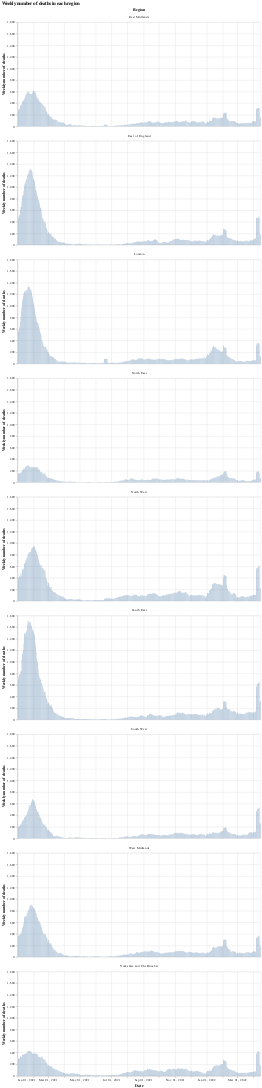

This figure's notebook cell:
### Markdown cell above
# Plotting the data
We first start by looking at the number of deaths in each English region since the beginning of march, then estimate the mortality rate (rate of deaths per positive case) in each region. We then move on to look at the data for the whole of England.
## Plotting: English regions

### Code cell
#collapse
bars = alt.Chart(eng_deaths.query("date >= '2021-01-01'")).mark_bar().encode(
    x=alt.X("yearmonthdate(date):T", axis=alt.Axis(title='Date')),
    y=alt.Y("weeklyDeaths:Q", axis=alt.Axis(title='Weekly number of deaths')),
    tooltip="newDeaths:Q"
).properties(width=700)

bars.facet(alt.Column('areaName', title='Region'), columns=1).properties(title='Weekly number of deaths in each region')

### Figure 1 — Vega-Lite specification as saved in the notebook (floating-point values rounded to 4 significant figures; data arrays with more than 128 entries replaced by an {"elided": "..."} marker saying what was removed)
{"config": {"view": {"continuousWidth": 400, "continuousHeight": 300}}, "data": {"name": "data-c1b9d0c7ee78f22aeafb963bdb7dfcfd"}, "facet": {"type": "nominal", "field": "areaName", "title": "Region"}, "spec": {"mark": "bar", "encoding": {"tooltip": {"type": "quantitative", "field": "newDeaths"}, "x": {"type": "temporal", "axis": {"title": "Date"}, "field": "date", "timeUnit": "yearmonthdate"}, "y": {"type": "quantitative", "axis": {"title": "Weekly number of deaths"}, "field": "weeklyDeaths"}}, "width": 700}, "columns": 1, "title": "Weekly number of deaths in each region", "$schema": "https://vega.github.io/schema/vega-lite/v4.8.1.json", "datasets": {"data-c1b9d0c7ee78f22aeafb963bdb7dfcfd": {"elided": "4222 records"}}}
